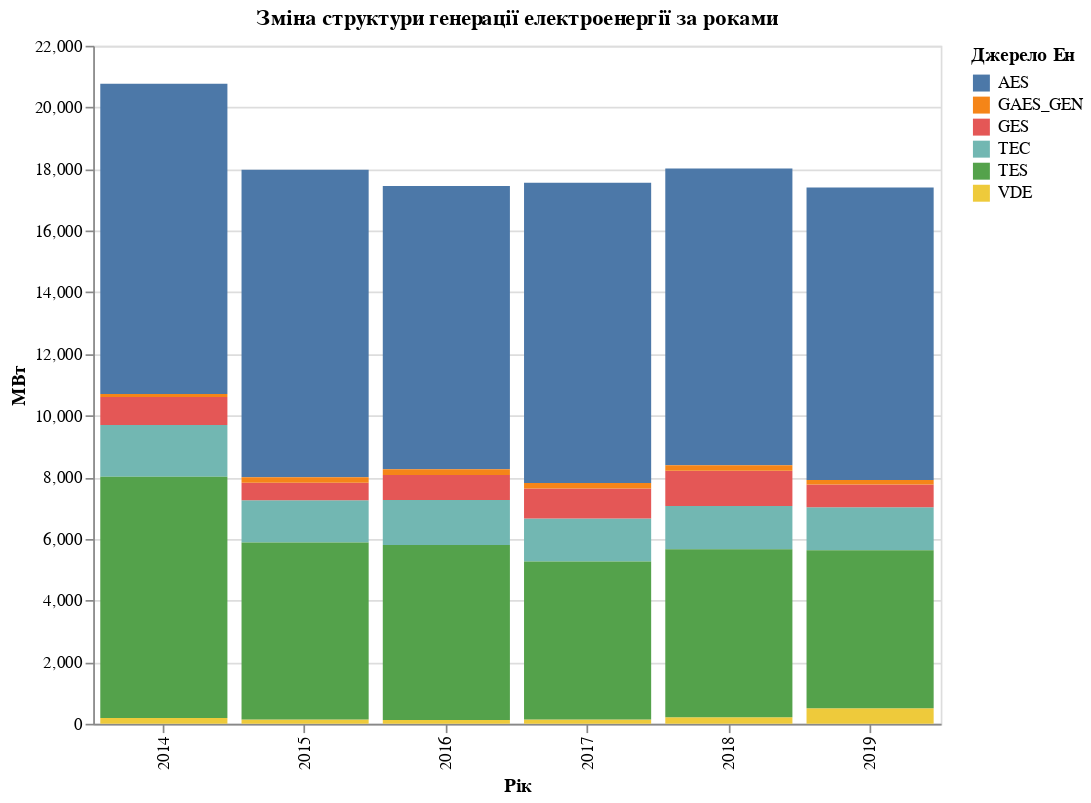

Notebook cell for this chart:
### Code cell
alt.Chart(df_sources).mark_bar().encode(
    x=alt.X('year:O', stack='zero', title="Рік"),
    y=alt.Y('energy:Q', title="МВт"),
    color=alt.Color('source', title="Джерело Ен")
).properties(
    width = 500,
    height = 400,
    title='Зміна структури генерації електроенергії за роками',
)

### Figure 1 — Vega-Lite specification as saved in the notebook (floating-point values rounded to 4 significant figures)
{"config": {"view": {"continuousWidth": 400, "continuousHeight": 300}}, "data": {"name": "data-3c3225a1689d093eaab93389b0d87f33"}, "mark": "bar", "encoding": {"color": {"type": "nominal", "field": "source", "title": "Джерело Ен"}, "x": {"type": "ordinal", "field": "year", "stack": "zero", "title": "Рік"}, "y": {"type": "quantitative", "field": "energy", "title": "МВт"}}, "height": 400, "title": "Зміна структури генерації електроенергії за роками", "width": 500, "$schema": "https://vega.github.io/schema/vega-lite/v4.8.1.json", "datasets": {"data-3c3225a1689d093eaab93389b0d87f33": [{"year": 2014, "source": "AES", "energy": 10070.0}, {"year": 2014, "source": "TEC", "energy": 1676.0}, {"year": 2014, "source": "VDE", "energy": 183.4}, {"year": 2014, "source": "TES", "energy": 7832.0}, {"year": 2014, "source": "GES", "energy": 912.2}, {"year": 2014, "source": "GAES_GEN", "energy": 95.87}, {"year": 2015, "source": "AES", "energy": 9979.0}, {"year": 2015, "source": "TEC", "energy": 1375.0}, {"year": 2015, "source": "VDE", "energy": 141.0}, {"year": 2015, "source": "TES", "energy": 5737.0}, {"year": 2015, "source": "GES", "energy": 566.7}, {"year": 2015, "source": "GAES_GEN", "energy": 177.5}, {"year": 2016, "source": "AES", "energy": 9194.0}, {"year": 2016, "source": "TEC", "energy": 1462.0}, {"year": 2016, "source": "VDE", "energy": 124.5}, {"year": 2016, "source": "TES", "energy": 5678.0}, {"year": 2016, "source": "GES", "energy": 809.9}, {"year": 2016, "source": "GAES_GEN", "energy": 184.6}, {"year": 2017, "source": "AES", "energy": 9739.0}, {"year": 2017, "source": "TEC", "energy": 1394.0}, {"year": 2017, "source": "VDE", "energy": 134.4}, {"year": 2017, "source": "TES", "energy": 5131.0}, {"year": 2017, "source": "GES", "energy": 974.0}, {"year": 2017, "source": "GAES_GEN", "energy": 179.8}, {"year": 2018, "source": "AES", "energy": 9629.0}, {"year": 2018, "source": "TEC", "energy": 1400.0}, {"year": 2018, "source": "VDE", "energy": 212.8}, {"year": 2018, "source": "TES", "energy": 5451.0}, {"year": 2018, "source": "GES", "energy": 1150.0}, {"year": 2018, "source": "GAES_GEN", "energy": 178.6}, {"year": 2019, "source": "AES", "energy": 9486.0}, {"year": 2019, "source": "TEC", "energy": 1399.0}, {"year": 2019, "source": "VDE", "energy": 507.1}, {"year": 2019, "source": "TES", "energy": 5123.0}, {"year": 2019, "source": "GES", "energy": 733.1}, {"year": 2019, "source": "GAES_GEN", "energy": 151.0}]}}
